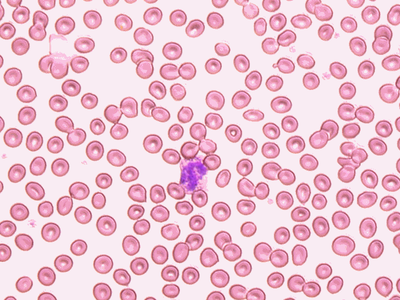
#> input picture Graph-Segmentation/blood_cells/red_blood_cells.png, 400 x 300 px, found by its file name
$ jupyter execute --allow-errors 'NGC within a ball.ipynb'
#> lines starting #> are read from the running program, lines starting #| are printed output that depends on the picture
# Normalized graph cuts within ball

Code was created with accordance to article by Wenbing Tao, Hai Jin, Yimin Zhang, Liman Liu, and Desheng Wang.
<br>
Link: https://ieeexplore.ieee.org/document/4604825

[cell 1]
from PIL import Image
import numpy as np
from matplotlib import pyplot as plt
import math
import time
from datetime import timedelta
from skimage import io, filters, measure
from scipy import ndimage, spatial
import networkx as nx

[cell 2]
# Graph does not need to be directed - we work directly only on ,,cut matrix"
# arr is array of image in grayscale (width x height) - it's elements are intenisities of pixels
# I - sensivity of weights for intensity changes
# X - sensivity of weights for spatial location between nodes

# Define function finding median for correct quartile calculations

# [19 lines left out: function find_median, not called in this run]

# Create cut matrix for an image

def create_cut_matrix(arr, I, X, radius):

    M = np.zeros((256,256))
    points = []
    width = arr.shape[0]
    height = arr.shape[1]

    for i in range(width):
        for j in range(height):
            points.append((i,j))

    points = np.asarray(points)

    Tree = spatial.KDTree(points, radius)

    def set_capacity(x1, y1, x2, y2, I, X):

        dist = spatial.distance.pdist([(x1,y1),(x2,y2)],'euclidean')
        capacity = np.exp( - ((abs(arr[x1][y1] - arr[x2][y2]) / I + dist / X )) )

        return capacity

    for x in points:

        idx = Tree.query_ball_point(x, radius)
        for y in points[idx]:

            capacity = set_capacity(x[0], x[1], y[0], y[1], I, X)
            M[arr[x[0]][x[1]]][arr[y[0]][y[1]]] += capacity
            M[arr[y[0]][y[1]]][arr[x[0]][x[1]]] += capacity

    return M

# Define function that returns optimal cut for given cut matrix M, threshold of cut t and minimal cut

# [63 lines left out: functions get_NCut, get_treshold, treshold_image, not called in this run]

[cell 3]
# Create graph ,,binary graph" used for DFS search in thresholded image
# reached == 0 => node was not reached during DFS
# weight == 0 or 1 depending on image binary threshold

# [82 lines left out: functions create_binary_graph, colouring_binary_picture, find_outliners, remove_banned_objects, not called in this run]

[cell 4]
# image is an unopened picture, I and X need to be specified by user (possible automatic detection ??)

def pipeline(image, I, X, radius):

    im = Image.open(image).convert('L')

    im_arr = np.array(im, dtype='int64')    # int for possibility to iterate!

    # Threshold picture by cut matrix method

    M = create_cut_matrix(im_arr, I, X, radius)

    N, T = get_treshold(M)

    threshold_result = treshold_image(im_arr, T)

    # Process obtained picture for possibility to properly count the bees

    colours, colour_result = colouring_binary_picture(threshold_result)

    banned_colours = find_outliners(colours)

    result = remove_banned_objects(colour_result, banned_colours)

    # Number of bees equals to all different colours used minus colour "0" for the background

    unique_values = np.unique(result)

    counter = len(unique_values) - 1

    print('There are {} objects in the image.'.format(counter))

    return result

[cell 5]
start_time = time.monotonic()
#> (the rest of this cell did not finish here and is left out)

[cell 6]
start_time = time.monotonic()
#> start_time = 1430.2
#> (the rest of this cell did not finish here and is left out)

end_time = time.monotonic()
print('Time of calcualtions: {}'.format(timedelta(seconds = end_time - start_time)))
plt.imshow(result)

[cell 7]
start_time = time.monotonic()
#> start_time = 1430.3
#> (the rest of this cell did not finish here and is left out)

end_time = time.monotonic()
print('Time of calcualtions: {}'.format(timedelta(seconds = end_time - start_time)))
plt.imshow(result)

[cell 8]
start_time = time.monotonic()
#> (the rest of this cell did not finish here and is left out)

end_time = time.monotonic()
print('Time of calcualtions: {}'.format(timedelta(seconds = end_time - start_time)))
plt.imshow(result)

[cell 9]
start_time = time.monotonic()
#> (the rest of this cell did not finish here and is left out)

[cell 10]
start_time = time.monotonic()
result = pipeline('red_blood_cells.png', 625, 4, 4)
#> in pipeline (call 6), `im = Image.open(image).convert('L')`:
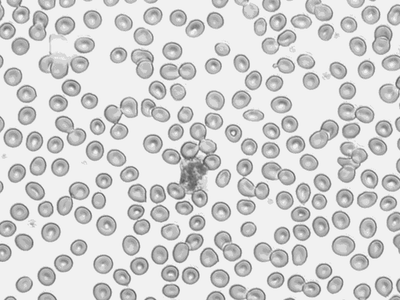
#> im: PIL image 400x300 L; min 84, max 252, mean 212
